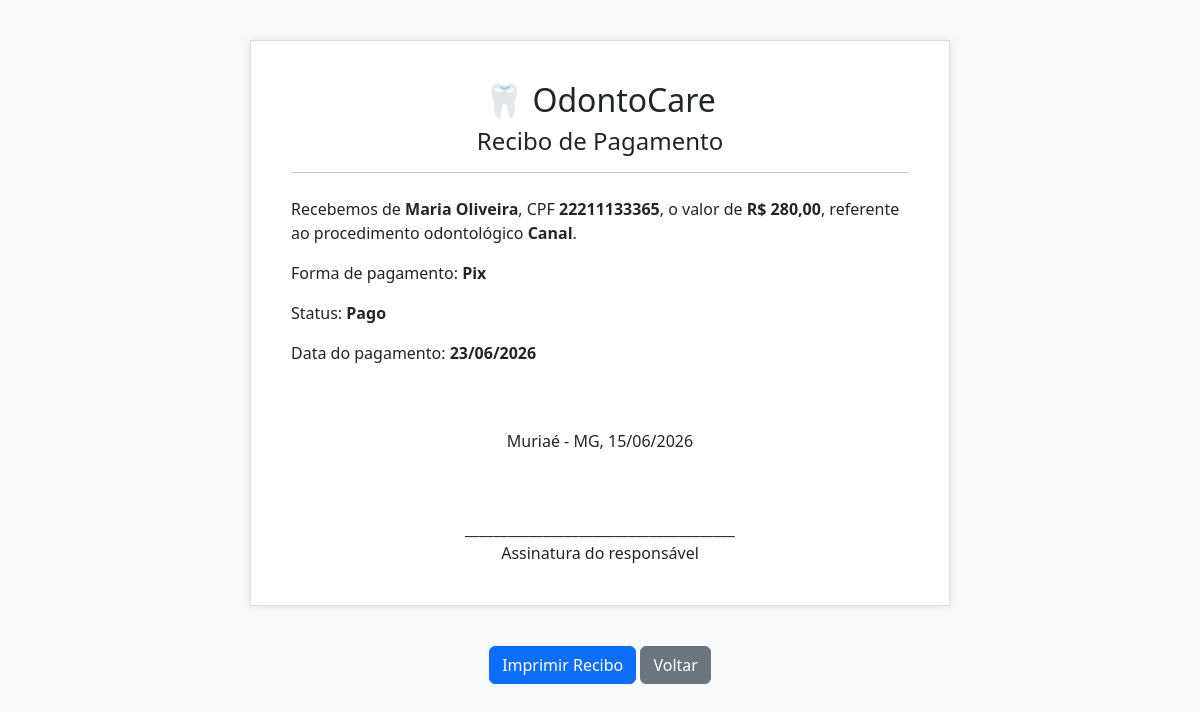
Screenshot of /recibo.php?id=4 (signed in) with the database file from the repository.
### tables this page shows
CREATE TABLE `pagamento` (
  `idPagamento` int(11) NOT NULL,
  `valorTotal` decimal(10,2) NOT NULL,
  `formaPagamento` varchar(30) DEFAULT NULL,
  `statusPagamento` varchar(30) DEFAULT NULL,
  `dataPagamento` date DEFAULT NULL,
  `idConsulta` int(11) NOT NULL
);

CREATE TABLE `paciente` (
  `idPaciente` int(11) NOT NULL,
  `nome` varchar(200) NOT NULL,
  `cpf` varchar(14) NOT NULL,
  `telefone` varchar(20) DEFAULT NULL,
  `email` varchar(200) DEFAULT NULL,
  `cep` varchar(10) DEFAULT NULL,
  `logradouro` varchar(100) DEFAULT NULL,
  `numero` varchar(10) DEFAULT NULL,
  `bairro` varchar(60) DEFAULT NULL,
  `cidade` varchar(60) DEFAULT NULL,
  `estado` varchar(2) DEFAULT NULL,
  `dataNascimento` date DEFAULT NULL,
  `historicoOdontologico` text DEFAULT NULL,
  `alergias` text DEFAULT NULL,
  `exames` text DEFAULT NULL,
  `tratamentosAnteriores` text DEFAULT NULL,
  `prontuarioClinicoDigital` text DEFAULT NULL
);

CREATE TABLE `procedimento` (
  `idProcedimento` int(11) NOT NULL,
  `nomeProcedimento` varchar(200) NOT NULL,
  `descricao` text DEFAULT NULL,
  `valorProcedimento` decimal(10,2) DEFAULT NULL
);

### recibo.php (the view, shortened to what this page needs)
<?php
$pdo = conexao::conectar();
$idPagamento = $_GET["id"];
$sql = "
    SELECT
        pg.idPagamento,
        pg.valorTotal,
        pg.formaPagamento,
        pg.statusPagamento,
        pg.dataPagamento,
        p.nome AS nomePaciente,
        p.cpf,
        pr.nomeProcedimento
    FROM pagamento pg
    INNER JOIN consulta c ON pg.idConsulta = c.idConsulta
    INNER JOIN paciente p ON c.idPaciente = p.idPaciente
    INNER JOIN procedimento pr ON c.idProcedimento = pr.idProcedimento
    WHERE pg.idPagamento = ?
";
$query = $pdo->prepare($sql);
$query->execute([$idPagamento]);
$recibo = $query->fetch(PDO::FETCH_ASSOC);
?>
<!DOCTYPE html>
<html>
<head>
    <link href="https://cdn.jsdelivr.net/npm/bootstrap@5.3.3/dist/css/bootstrap.min.css" rel="stylesheet">
</head>
<body>
<div class="recibo">
    <div class="text-center mb-4">
        <h2>🦷 OdontoCare</h2>
        <h4>Recibo de Pagamento</h4>
        <hr>
    </div>
    <p>
        Recebemos de <strong><?= $recibo["nomePaciente"] ?></strong>,
        CPF <strong><?= $recibo["cpf"] ?></strong>,
        o valor de
        <strong>R$ <?= number_format($recibo["valorTotal"], 2, ',', '.') ?></strong>,
        referente ao procedimento odontológico
        <strong><?= $recibo["nomeProcedimento"] ?></strong>.
    </p>
    <p>
        Forma de pagamento:
        <strong><?= $recibo["formaPagamento"] ?></strong>
    </p>
    <p>
        Status:
        <strong><?= $recibo["statusPagamento"] ?></strong>
    </p>
    <p>
        Data do pagamento:
        <strong><?= date("d/m/Y", strtotime($recibo["dataPagamento"])) ?></strong>
    </p>
    <br><br>
    <p class="text-center">
        Muriaé - MG, <?= date("d/m/Y") ?>
    </p>
    <br><br>
    <div class="text-center">
        ______________________________________
        <br>
        Assinatura do responsável
    </div>
</div>
<div class="text-center no-print mb-5">
    <button onclick="window.print()" class="btn btn-primary">
        Imprimir Recibo
    </button>
    <a href="pagamento.php" class="btn btn-secondary">
        Voltar
    </a>
</div>
</body>
</html>

### recibo.php (style rules this page uses)
body { background: #f8f9fa; }
.recibo { max-width: 700px; margin: 40px auto; background: white; padding: 40px; border: 1px solid #ddd; box-shadow: 0 0 10px rgba(0,0,0,0.1); }

### rows the page displays
pagamento: paciente.nome "Maria Oliveira", paciente.cpf "22211133365", valorTotal "280,00", procedimento.nomeProcedimento "Canal", formaPagamento "Pix", statusPagamento "Pago", dataPagamento "23/06/2026"
